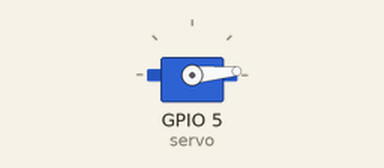
Bench run of a sketch on a simulated ESP32. Shown: servo.

Above: at 0.05 s.
At 0.85 s:
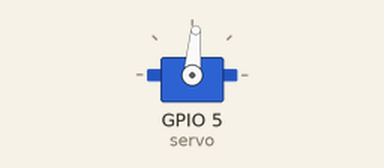
At 1.7 s:
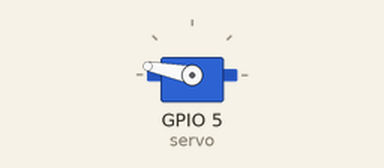
At 3.4 s:
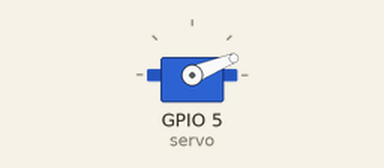
Timing chart, 0 to 8.3 s (numbered marks = the images above):
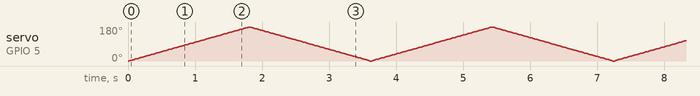

The sketch:

ServoTest.ino
```cpp
#include <Servo.h>


/*
   Servo = D5;
*/


Servo servo;

void setup(){
    servo.attach(5);
    servo.write(82.5);
}

void loop(){
    for (int pos = 0; pos <= 180; pos += 1) {
        servo.write(pos);
        delay(10);
    }

    for (int pos = 180; pos >= 0; pos -= 1) {
        servo.write(pos);
        delay(10);
    }
}
```
